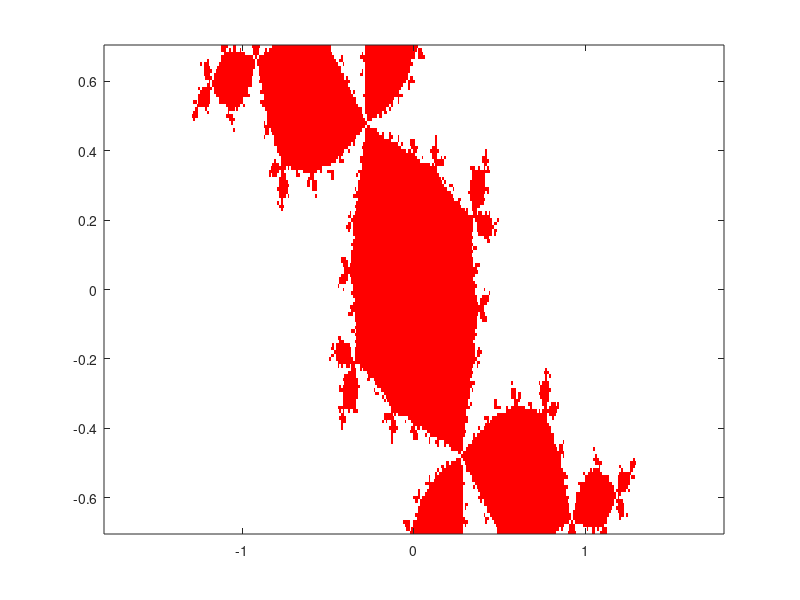

The MATLAB script that drew this image:
%Raymond Canchola
%Generate(and plot)other examples changing value of c
%
%There are infinite amounts of julia sets by changing the values of c.
%In addition, there are two possiblites of changing the intial value z_0
%either phi(z) can stay bounded or increase towards indfinity.

%%
phi = @(z) z^2 -0.123 + 0.745i;
fixpt1 = (1 + sqrt(6))/2;
fixpt2 = (1 - sqrt(6))/2;
colormap([1 0 0; 1 1 1]);

M = 2*ones(141,361);

for j=1:141
    y = -0.7 + (j-1)*.01;
    for i=1:361
        x = -1.8 + (i-1)*.01;
        z = x + 1i*y;
        zk = z;
        iflag1 = 0;
        iflag2 = 0;
        kount = 0;
        
        while kount < 100 & abs(zk) < 2 & iflag1 < 5 & iflag2 < 5,
            kount = kount+1;
            zk = phi(zk);
            
            err1 = abs(zk-fixpt1);
            if err1 < 1.e-6
                iflag1 = iflag1 + 1;
            else
                iflag1 = 0;
            end
            
            err2 = abs(zk-fixpt2);
            if err2 < 1.e-6
                iflag2 = iflag2 + 1;
            else
                iflag2 = 0;
            end
        end
        if iflag1 >= 5 | iflag2 >= 5 | kount >= 100
            M(j,i) = 1;
        end
    end
end
image([-1.8 1.8],[-.7 .7],M)
axis xy